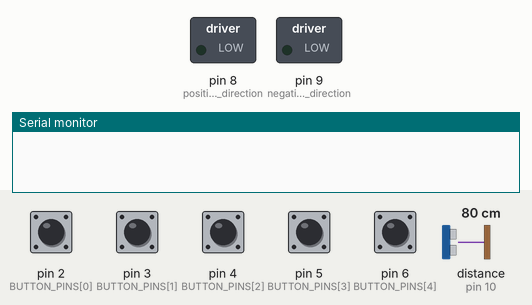
Recording of a sketch running on a simulated Arduino Uno, built with avr-gcc and run on an emulated ATmega328P. On the bench: switched loads named in the sketch (green lamp = pin HIGH), the last lines printed to the serial monitor. The inputs (shaded band) are chosen by the test bench; at power-on: pin 2 (BUTTON_PINS[0]), pin 3 (BUTTON_PINS[1]), pin 4 (BUTTON_PINS[2]), pin 5 (BUTTON_PINS[3]), pin 6 (BUTTON_PINS[4]) HIGH, distance to the obstacle (sensor on pin 10) 80 cm. The echo pulse lasts 58.3 µs per cm; pins used as bus, display or sensor lines are not drawn.

Above: at 1.2 s.
1.3 s: pin 2 (BUTTON_PINS[0]) pulled LOW for 0.15 s
At 1.6 s:
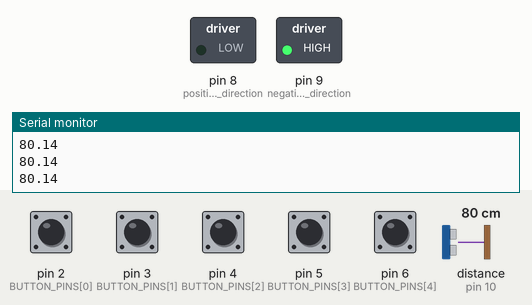
2.9 s: distance to the obstacle (sensor on pin 10) set to 6 cm
4.4 s: distance to the obstacle (sensor on pin 10) set to 3 cm
At 5.4 s:
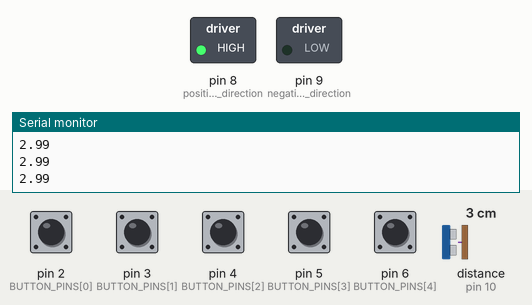
Timing chart, 0 to 7.4 s (numbered marks = the images above; inputs shaded):
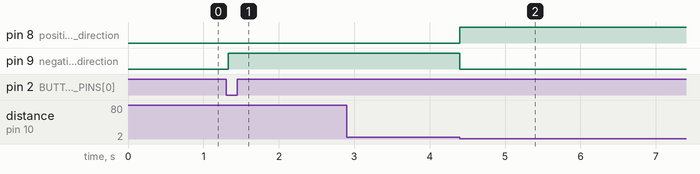

Measured:
- the behaviour switches between 5 and 4 cm on distance to the obstacle (sensor on pin 10) (found by bisection; images 1 and 2)
- after the input at 1.3 s, pin 9 (negative_electrode_direction): LOW → HIGH at once
- after the input at 4.4 s, pin 8 (positive_electrode_direction): LOW → HIGH at once; pin 9 (negative_electrode_direction): HIGH → LOW at once

The sketch:

arduino.ino
```cpp
#include <Ultrasonic.h>
#include <Bounce2.h>
#define NUM_BUTTONS 5
const uint8_t BUTTON_PINS[NUM_BUTTONS] = {2, 3, 4, 5, 6};
Bounce* buttons = new Bounce[NUM_BUTTONS];	//宣告有 NUM_BUTTONS 個 button

#define positive_electrode_direction 8  //正極方向控制腳位
#define negative_electrode_direction 9  //正極方向控制腳位
#define echo_pin 10  //超音波感測器input腳位
#define trigger_pin 11//超音波感測器output腳位
#define floor_height 15 //樓層高度15cm

Ultrasonic ultrasonic(trigger_pin, echo_pin); //定義超音波感測器

float get_distance(){//測量距離，可參考網站 http://www.weichess.tw/wordpress/2188/alc07-arduino-ultrasonic-hc-sr04-module/
  digitalWrite(trigger_pin,LOW);
  delayMicroseconds(5);
  digitalWrite(trigger_pin,HIGH);
  delayMicroseconds(10);
  digitalWrite(trigger_pin,LOW);
  pinMode(echo_pin,INPUT);
  return ((pulseIn(echo_pin,HIGH))/2)/(29.1);
}

void motor_action(bool is_up){//若 is_up 是 true, 馬達會讓電梯向上
  if(is_up == true){
    digitalWrite(positive_electrode_direction,HIGH);
    digitalWrite(negative_electrode_direction,LOW);
  }
  else{
    digitalWrite(positive_electrode_direction,LOW);
    digitalWrite(negative_electrode_direction,HIGH);
  }
  Serial.println(get_distance());
}

void move_to_floor(int distance){ //傳入想要去樓層之離地表的距離
  while(distance < get_distance())
    motor_action(false);  //go down
  while(distance > get_distance())
    motor_action(true);   //go up

  digitalWrite(positive_electrode_direction,LOW);	//關閉正反電流的電位差
  digitalWrite(negative_electrode_direction,LOW);
}

void listen_buttom(){
  for (int i = 0; i < NUM_BUTTONS; i++)  {
    buttons[i].update();  // 載入按鈕狀態
    if(buttons[i].read()==LOW){	//按鈕被按下
      move_to_floor(floor_height*i+4);
      Serial.print(i);Serial.print("  ");Serial.println(get_distance());
    }
  }
}

void setup(){
  Serial.begin(9600);
  pinMode(trigger_pin,OUTPUT);
  pinMode(echo_pin,INPUT);

  pinMode(positive_electrode_direction,OUTPUT);
  pinMode(negative_electrode_direction,OUTPUT);

  for (int i = 0; i < NUM_BUTTONS; i++) {
    buttons[i].attach(BUTTON_PINS[i] , INPUT_PULLUP);       //setup the bounce instance for the current button
    buttons[i].interval(25);              // interval in ms
  }
}

void loop(){
  listen_buttom();
}
```
